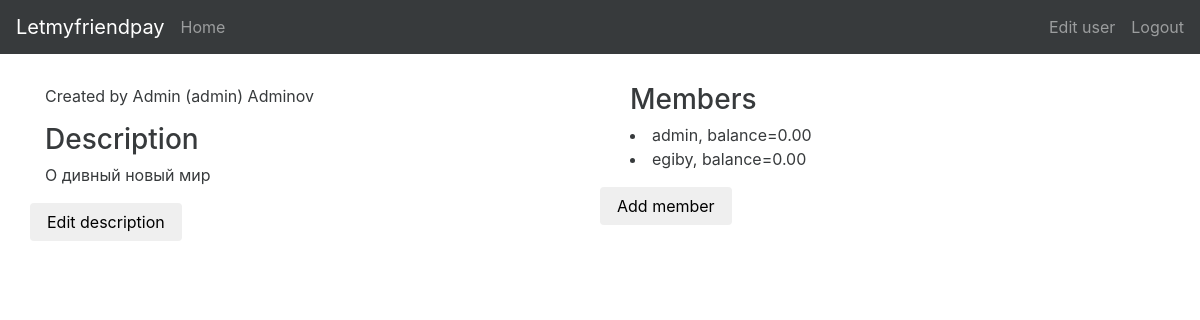
Before: /wallets/16/ (signed in) with the older database file.
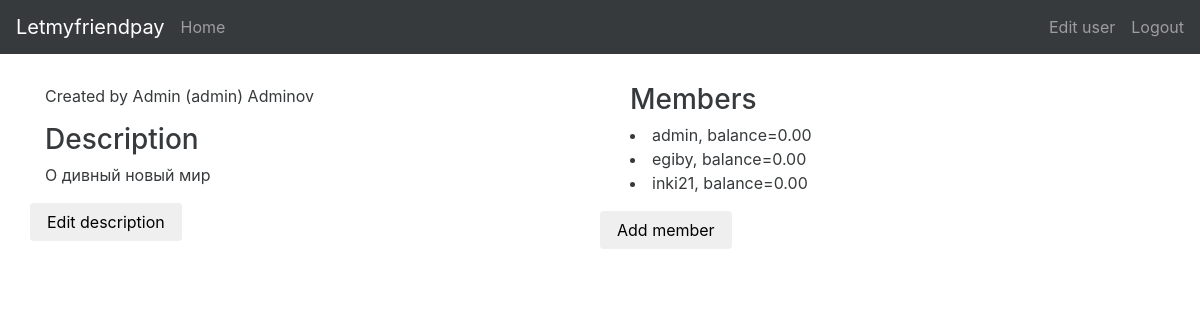
After: the same page with the newer database file.
### wallet/models.py (models this page shows)
class Balance(models.Model):
    wallet = models.ForeignKey(Wallet)
    member = models.ForeignKey(settings.AUTH_USER_MODEL)
    member_balance = models.DecimalField(max_digits=10, decimal_places=2, null=False, default=0.00)

### core/models.py (models this page shows)
class User(AbstractUser):
    avatar = models.ImageField(upload_to='avatars', blank=True, null=True)
    current_balance = models.DecimalField(max_digits=10, decimal_places=2, null=False, default=0.00)

### wallet/views.py (the view)
# urls.py: url(r'^(?P<pk>\d+)/$', login_required(WalletView.as_view(), login_url=settings.LOGIN_URL)),
class WalletView(DetailView):
    model = Wallet
    template_name = 'wallet.html'
    context_object_name = 'wallet'

### wallet/templates/wallet.html (shortened to what this page needs)
{% extends "base.html" %}
{% block content %}
    <div class="container">
        <div class="row">
            <div class="col-md-6">
                <p>Created by {{ wallet.author.first_name }} ({{ wallet.author }}) {{ wallet.author.last_name }}</p>
                <h3>Description</h3> {{ wallet.description }}
                {% if wallet.author == user %}
                    <div class="row">
                        <a href="edit_wallet">
                            <button type="button" class="btn btn-default">
                                Edit description
                            </button>
                        </a>
                    </div>
                {% endif %}
            </div>
            <div class="col-md-6">
                {% include "members_list.html" %}
                {% if wallet.author == user %}
                    <div class="row">
                        <a href="add_member">
                            <button type="button" class="btn btn-default">
                                Add member
                            </button>
                        </a>
                    </div>
                {% endif %}
            </div>
        </div>
    </div>
{% endblock %}

### wallet/templates/members_list.html
<div class="container" data-src="{% url 'wallets:balances' wallet.pk %}">
    <h3>Members</h3>
    {% for balance in wallet.balance_set.all %}
        <li>{{ balance.member }}, balance=<span class="member-balance_{{ balance.member_id }}">{{ balance.member_balance }}</span> </li>
    {% endfor %}
</div>

Changed rows visible on the page:
added Balance: member "inki21", member_balance "0.00"
